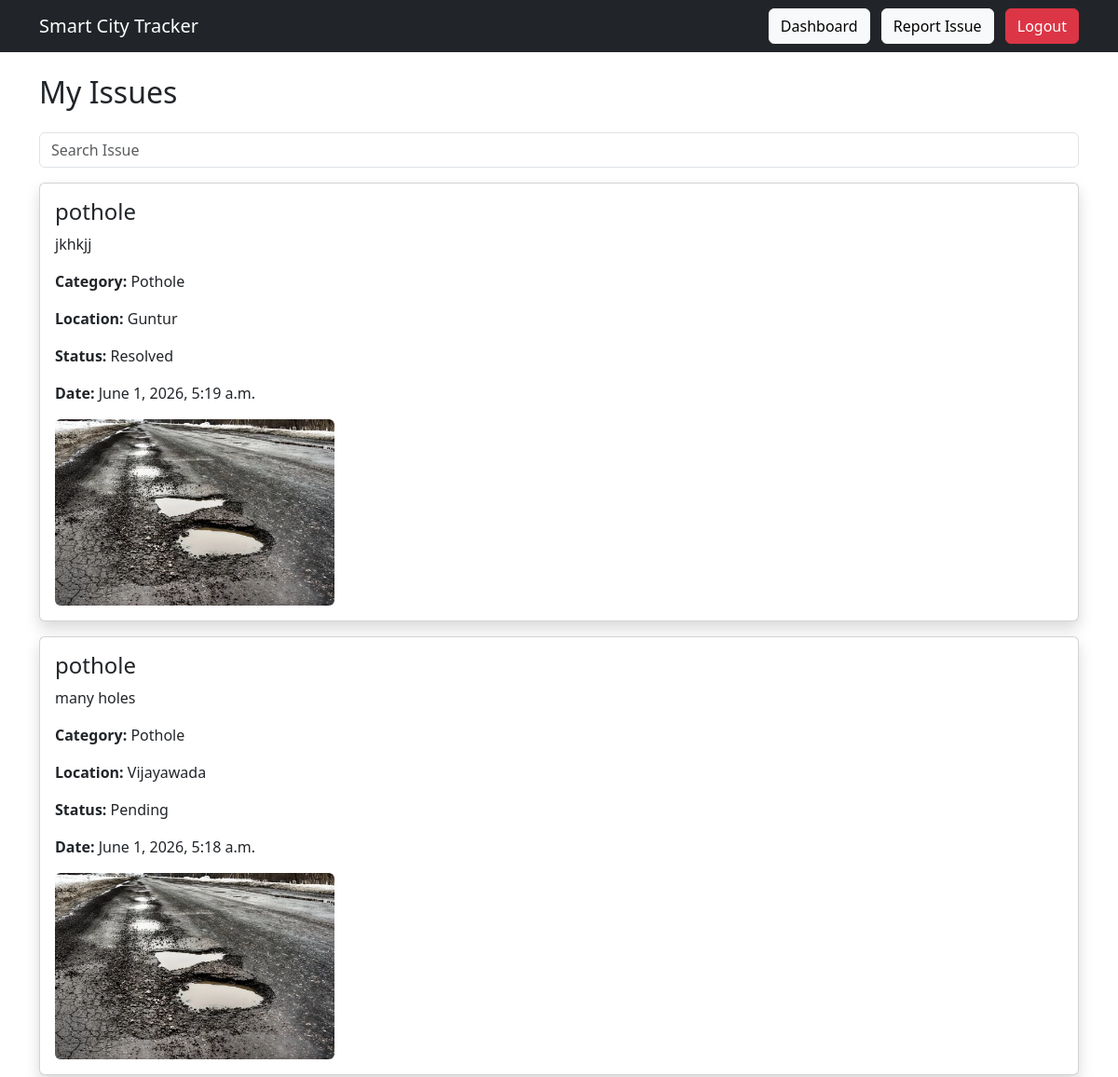
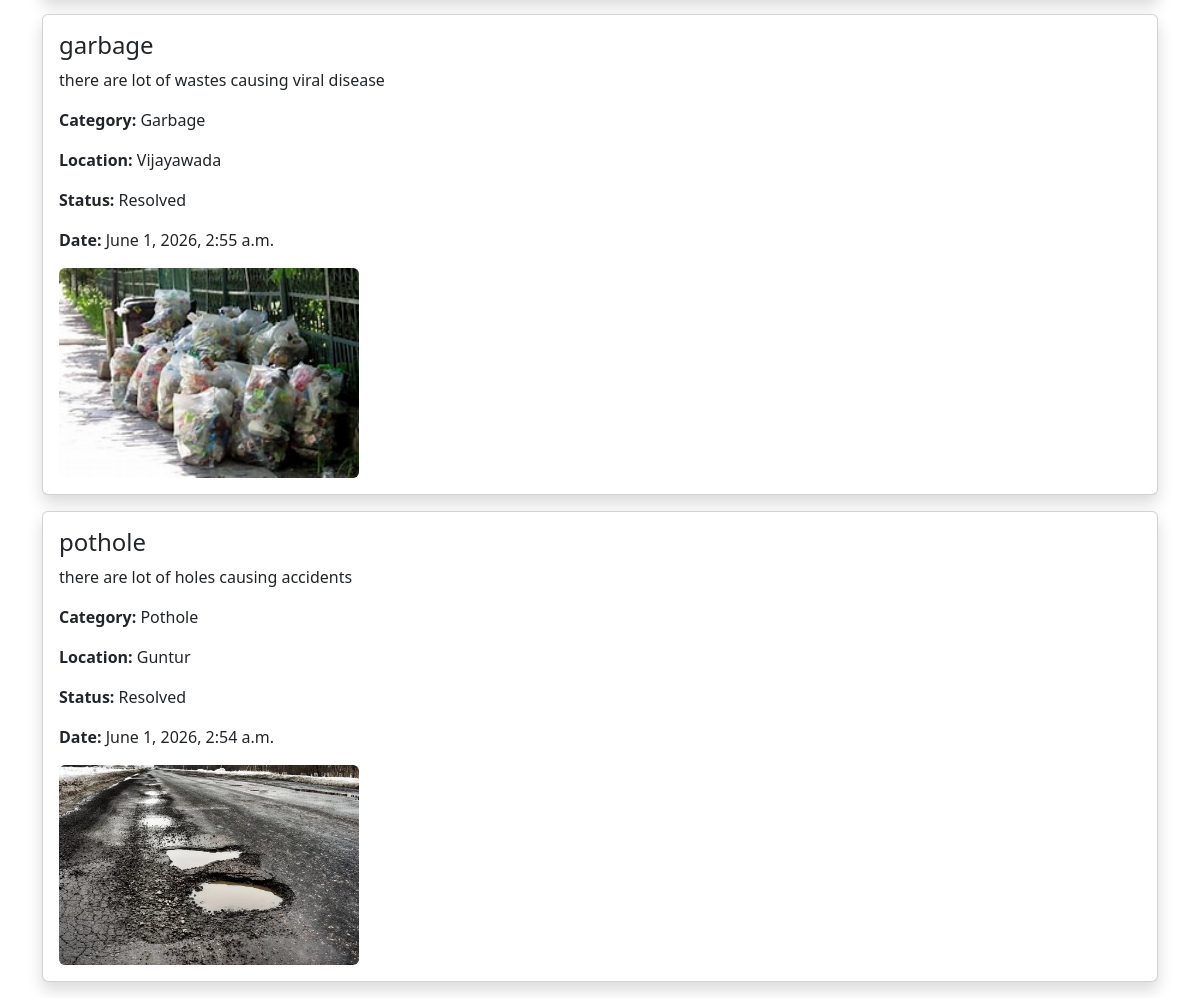
Screenshot of /myissues/ (signed in) with the database file from the repository (2 pictures, top to bottom).
### tracker/models.py (models this page shows)
class Issue(models.Model):
    CATEGORY_CHOICES = [
        ('Pothole', 'Pothole'),
        ('Garbage', 'Garbage'),
        ('Street Light', 'Street Light'),
        ('Water Leakage', 'Water Leakage'),
    ]
    STATUS_CHOICES = [
        ('Pending', 'Pending'),
        ('In Progress', 'In Progress'),
        ('Resolved', 'Resolved'),
    ]
    user = models.ForeignKey(User, on_delete=models.CASCADE)
    title = models.CharField(max_length=100)
    category = models.CharField(
        max_length=50,
        choices=CATEGORY_CHOICES
    )
    description = models.TextField()
    location = models.CharField(max_length=200)
    image = models.ImageField(
        upload_to='issues/',
        blank=True,
        null=True
    )
    status = models.CharField(
        max_length=20,
        choices=STATUS_CHOICES,
        default='Pending'
    )
    created_at = models.DateTimeField(
        auto_now_add=True
    )

### tracker/views.py (the view)
@login_required
def my_issues(request):
    query = request.GET.get('q')
    issues = Issue.objects.filter(
        user=request.user
    ).order_by('-created_at')
    if query:
        issues = issues.filter(
            title__icontains=query
        )
    return render(
        request,
        'my_issues.html',
        {'issues': issues}
    )

### tracker/templates/my_issues.html (shortened to what this page needs)
<!DOCTYPE html>
<html lang="en">
<head>
</head>
<body>
{% extends 'base.html' %}
{% block content %}
<h2 class="mb-4">
    My Issues
</h2>
<form method="GET" class="mb-3">
    <input
        type="text"
        name="q"
        class="form-control"
        placeholder="Search Issue">
</form>
{% for issue in issues %}
<div class="card mb-3 shadow">
    <div class="card-body">
        <h4>
            {{ issue.title }}
        </h4>
        <p>
            {{ issue.description }}
        </p>
        <p>
            <b>Category:</b>
            {{ issue.category }}
        </p>
        <p>
            <b>Location:</b>
            {{ issue.location }}
        </p>
        <p>
            <b>Status:</b>
            {{ issue.status }}
        </p>
        <p>
            <b>Date:</b>
            {{ issue.created_at }}
        </p>
        {% if issue.image %}
        <img
            src="{{ issue.image.url }}"
            width="300"
            class="img-fluid rounded">
        {% endif %}
    </div>
</div>
{% empty %}
<div class="alert alert-info">
    No issues reported yet.
</div>
{% endfor %}
{% endblock %}

### tracker/templates/base.html (shortened to what this page needs)
<!DOCTYPE html>
<html>
<head>
<link href="https://cdn.jsdelivr.net/npm/bootstrap@5.3.3/dist/css/bootstrap.min.css" rel="stylesheet">
</head>
<body>
<nav class="navbar navbar-expand-lg navbar-dark bg-dark">
<div class="container">
<a class="navbar-brand" href="/">
Smart City Tracker
</a>
<div>
{% if user.is_authenticated %}
<a class="btn btn-light me-2"
href="{% url 'dashboard' %}">
Dashboard
</a>
<a class="btn btn-light me-2"
href="{% url 'report' %}">
Report Issue
</a>
<a class="btn btn-danger"
href="{% url 'logout' %}">
Logout
</a>
{% endif %}
</div>
</div>
</nav>
<div class="container mt-4">
{% block content %}
{% endblock %}
</div>
</body>
</html>

### rows the page displays
Issue: title "pothole", description "jkhkjj", category "Pothole", location "Guntur", status "Resolved", created_at "June 1, 2026, 5:19 a.m.", image (picture)
Issue: title "pothole", description "many holes", category "Pothole", location "Vijayawada", status "Pending", created_at "June 1, 2026, 5:18 a.m.", image (picture)
Issue: title "garbage", description "there are lot of wastes causing viral disease", category "Garbage", location "Vijayawada", status "Resolved", created_at "June 1, 2026, 2:55 a.m.", image (picture)
Issue: title "pothole", description "there are lot of holes causing accidents", category "Pothole", location "Guntur", status "Resolved", created_at "June 1, 2026, 2:54 a.m.", image (picture)
